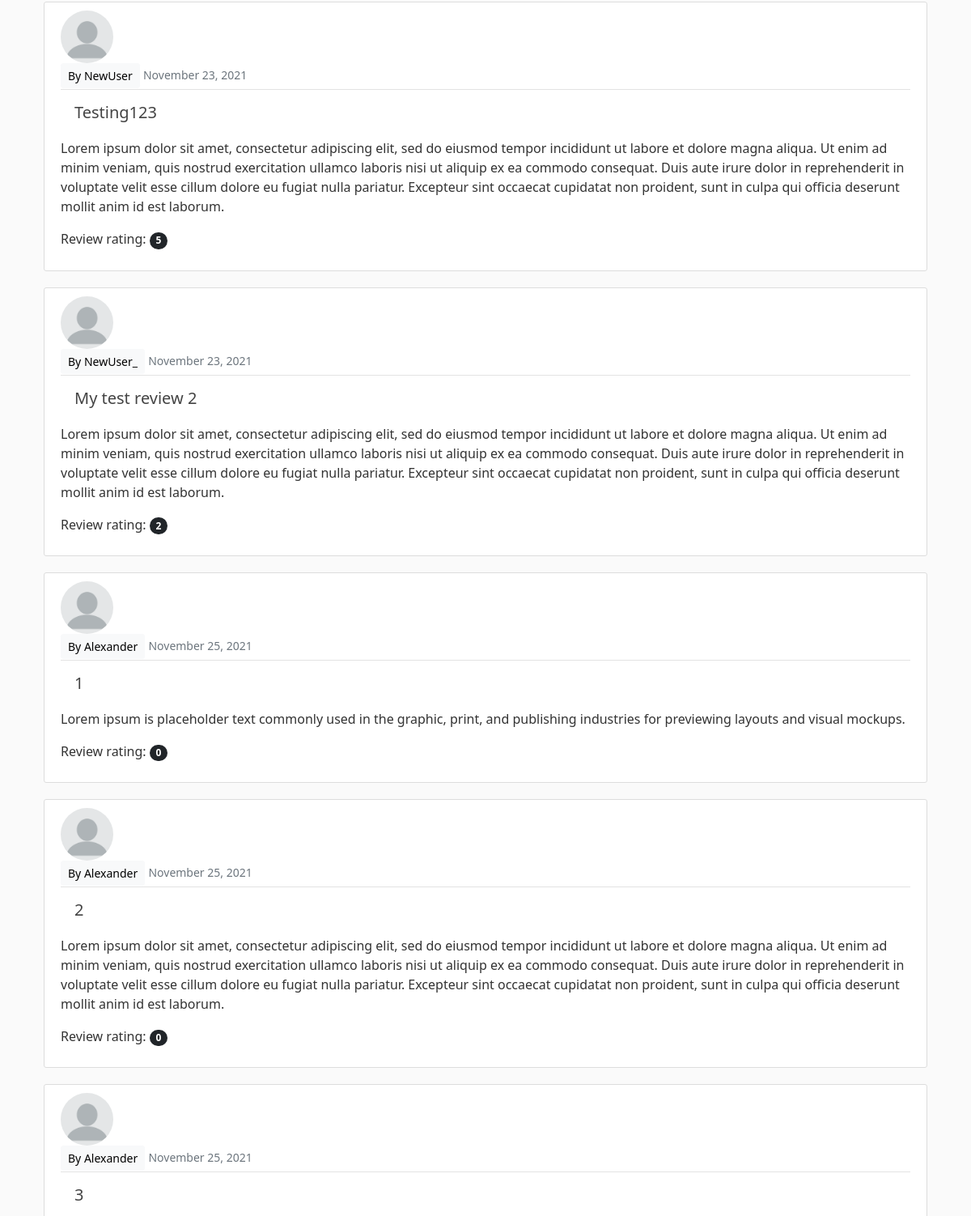
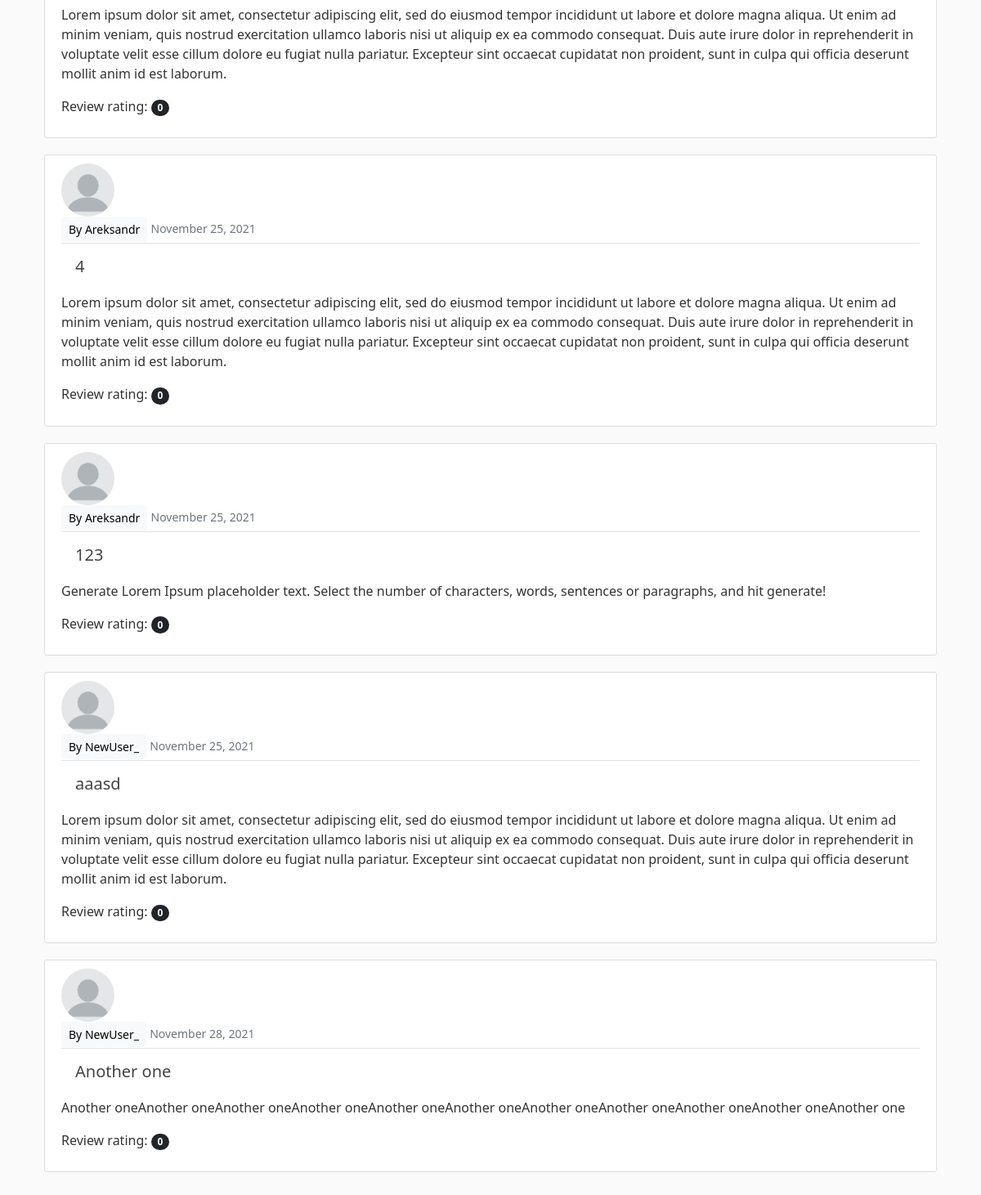
Before: /category/movies/ (lower part) with the older database file (2 pictures, top to bottom).
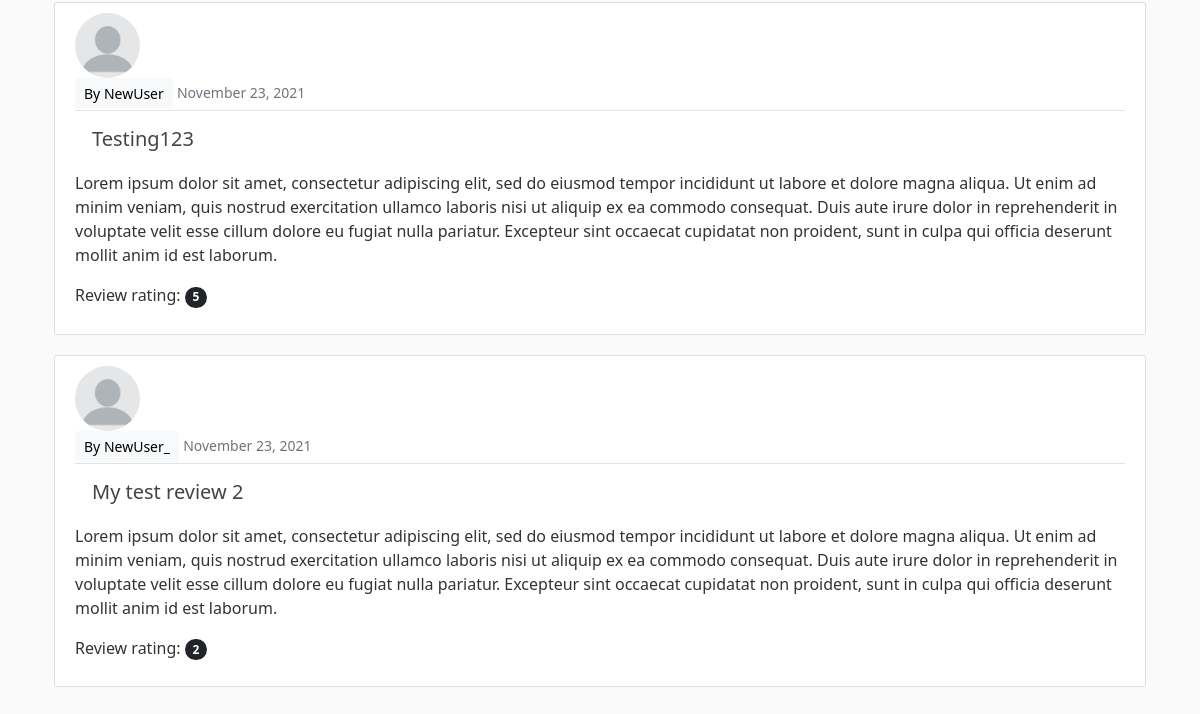
After: the same page with the newer database file.
### main/models.py (models this page shows, shortened)
class Review(models.Model):
    title = models.CharField(max_length=50)
    category = models.CharField(max_length=50, default='Movies')
    publisher = models.ForeignKey(User, on_delete = models.CASCADE)
    content = models.TextField(max_length=6000, blank=True)
    date = models.DateTimeField(auto_now_add=True)
    rating = models.PositiveSmallIntegerField(choices=RATING_CHOISES, blank=True, default=0)
    likes = models.ManyToManyField(User, related_name='review_name')

### main/views.py (the view)
# urls.py: path('category/<str:cat>/', CategoryView, name='category'),
def CategoryView(request, cat):
    category_reviews = Review.objects.filter(category__iexact=cat.replace('-', ' '))
    context = {'cat':cat.title().replace('-', ' '), 'category_reviews':category_reviews}
    return render(request, template_name='main/category.html', context=context)

### main/templates/main/category.html (shortened to what this page needs)
{% extends 'main/base.html' %}
{% block content %}
{% if category_reviews %}
<br>
<div class="container">
    {% for r in category_reviews %}
    <article class="media content-section">
        <img class="rounded-circle article-img" src="{{ r.publisher.profile.image.url }}" onerror="if (this.src != 'default.png') this.src = '/media/default.png'">
        <div class="media-body">
          <div class="article-metadata">
            <a class="mr-2 btn btn-light btn-sm" href="{% url 'user-reviews' r.publisher.username %}">By {{r.publisher}}</a>
            <small class="text-muted">{{r.date|date:"F d, Y"}}</small>
        </div>
          <h2><a class="btn article-title btn-lg" href="{% url 'review-detail' r.id %}">{{r.title}}</a></h2>
          <p class="article-content">{{r.content}}</p>
          <p class="article-content">Review rating: <span class="badge rounded-pill bg-dark">{{r.rating}}</span></p>
        </div>
      </article>
    {% endfor %}
</div>
<br>
{% else %}
<h1>No such category</h1>
{% endif %}
{% endblock %}

Changed rows visible on the page:
removed Review: publisher "Alexander", date "November 25, 2021", title "1", content "Lorem ipsum is placeholder text commonly used in the graphic, print, and publishing industries for previewing layouts and visual mockups.", rating "0"
removed Review: publisher "Alexander", date "November 25, 2021", title "2", content "Lorem ipsum dolor sit amet, consectetur adipiscing elit, sed do eiusmod tempor incididunt ut labore et dolore magna aliqua. Ut enim ad minim veniam, quis nostrud exercitation ullamco laboris nisi ut aliquip ex ea commodo consequat. Duis aute irure dolor in reprehenderit in voluptate velit esse cillum dolore eu fugiat nulla pariatur. Excepteur sint occaecat cupidatat non proident, sunt in culpa qui officia deserunt mollit anim id est laborum.", rating "0"
removed Review: publisher "Alexander", date "November 25, 2021", title "3", content "Lorem ipsum dolor sit amet, consectetur adipiscing elit, sed do eiusmod tempor incididunt ut labore et dolore magna aliqua. Ut enim ad minim veniam, quis nostrud exercitation ullamco laboris nisi ut aliquip ex ea commodo consequat. Duis aute irure dolor in reprehenderit in voluptate velit esse cillum dolore eu fugiat nulla pariatur. Excepteur sint occaecat cupidatat non proident, sunt in culpa qui officia deserunt mollit anim id est laborum.", rating "0"
removed Review: publisher "Areksandr", date "November 25, 2021", title "4", content "Lorem ipsum dolor sit amet, consectetur adipiscing elit, sed do eiusmod tempor incididunt ut labore et dolore magna aliqua. Ut enim ad minim veniam, quis nostrud exercitation ullamco laboris nisi ut aliquip ex ea commodo consequat. Duis aute irure dolor in reprehenderit in voluptate velit esse cillum dolore eu fugiat nulla pariatur. Excepteur sint occaecat cupidatat non proident, sunt in culpa qui officia deserunt mollit anim id est laborum.", rating "0"
removed Review: publisher "Areksandr", date "November 25, 2021", title "123", content "Generate Lorem Ipsum placeholder text. Select the number of characters, words, sentences or paragraphs, and hit generate!", rating "0"
removed Review: publisher "NewUser_", date "November 25, 2021", title "aaasd", content "Lorem ipsum dolor sit amet, consectetur adipiscing elit, sed do eiusmod tempor incididunt ut labore et dolore magna aliqua. Ut enim ad minim veniam, quis nostrud exercitation ullamco laboris nisi ut aliquip ex ea commodo consequat. Duis aute irure dolor in reprehenderit in voluptate velit esse cillum dolore eu fugiat nulla pariatur. Excepteur sint occaecat cupidatat non proident, sunt in culpa qui officia deserunt mollit anim id est laborum.", rating "0"
removed Review: publisher "NewUser_", date "November 28, 2021", title "Another one", content "Another oneAnother oneAnother oneAnother oneAnother oneAnother oneAnother oneAnother oneAnother oneAnother oneAnother one", rating "0"
